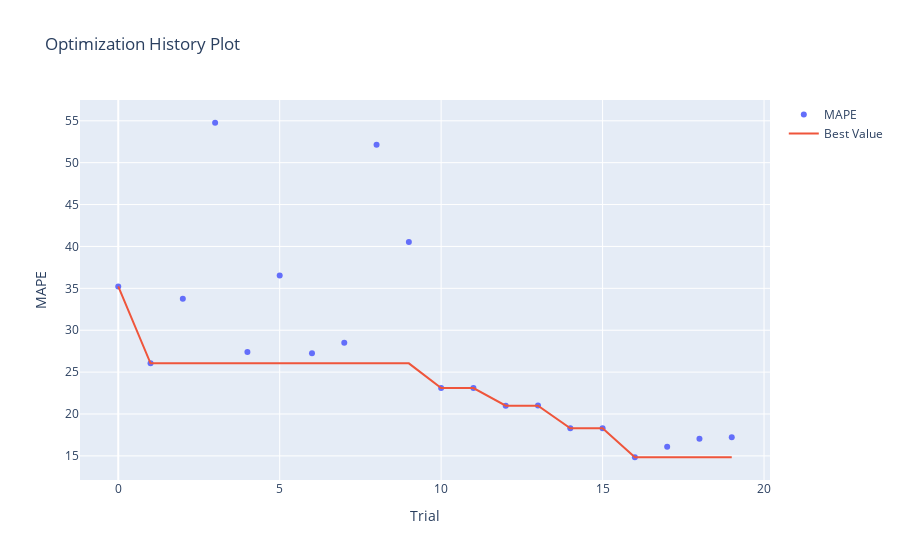

The notebook cell this image was saved under:
### Markdown cell above
Построим график истории оптимизации - он отображает количество испытаний на оси Х и метрику на оси Y. По графику видно, что метрика минимизируется.

### Code cell
optuna.visualization.plot_optimization_history(study, target_name="MAPE")

### Figure 1 — Plotly figure (JSON) as saved in the notebook; plotly's stock layout.template omitted (floating-point values rounded to 4 significant figures)
{"data": [{"mode": "markers", "name": "MAPE", "type": "scatter", "x": [0, 1, 2, 3, 4, 5, 6, 7, 8, 9, 10, 11, 12, 13, 14, 15, 16, 17, 18, 19], "y": [35.23, 26.05, 33.75, 54.77, 27.41, 36.54, 27.27, 28.51, 52.12, 40.54, 23.1, 23.1, 21.0, 21.01, 18.3, 18.3, 14.84, 16.08, 17.06, 17.21]}, {"mode": "lines", "name": "Best Value", "type": "scatter", "x": [0, 1, 2, 3, 4, 5, 6, 7, 8, 9, 10, 11, 12, 13, 14, 15, 16, 17, 18, 19], "y": [35.23, 26.05, 26.05, 26.05, 26.05, 26.05, 26.05, 26.05, 26.05, 26.05, 23.1, 23.1, 21.0, 21.0, 18.3, 18.3, 14.84, 14.84, 14.84, 14.84]}, {"marker": {"color": "#cccccc"}, "mode": "markers", "name": "Infeasible Trial", "showlegend": false, "type": "scatter", "x": [], "y": []}], "layout": {"title": {"text": "Optimization History Plot"}, "xaxis": {"title": {"text": "Trial"}}, "yaxis": {"title": {"text": "MAPE"}}}}
